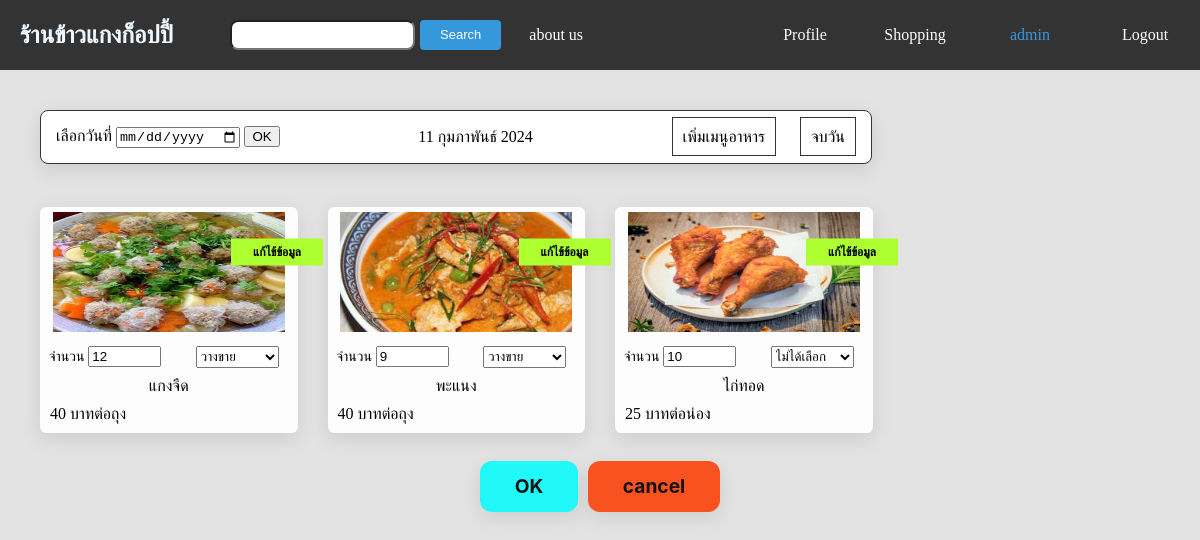
Screenshot of /managefood/ (signed in) with the database file from the repository.
### app/models.py (models this page shows, shortened)
class Food(models.Model):
    name = models.CharField(max_length=100)
    price = models.IntegerField(default=0)
    unit = models.CharField(max_length=100,default='บาทต่อถุง')
    score = models.FloatField(default=0,blank=True,null=True)
    quantity_review = models.IntegerField(default=0,blank=True,null=True)
    quantity_sale = models.IntegerField(default=0)
    image = models.ImageField(upload_to='media/image/',blank=True,null=True)
    options = models.CharField(max_length=20, choices=(
        ('notchoose', 'ไม่ได้เลือก'),
        ('onsale', 'วางขาย'),
        ('soldout', 'ขายหมดแล้ว'),
    ), default='notchoose')
    def __str__(self) -> str:
        return f'เมนู {self.name} ราคา {self.price} บาท status : {self.options}'

### app/views.py (the view)
# urls.py: path('managefood/',managefood,name='managefood'),
def managefood(req, date=None):
    print(date)
    if req.method == 'POST':
        quantity = req.POST.getlist('input_quantity')
        print(quantity)
        food_ids = req.POST.getlist('food_id')
        print(food_ids)
        options = req.POST.getlist('options')
        print(options)
        if len(food_ids) == len(options):
            for id, option,quantity in zip(food_ids, options,quantity):
                food_item = Food.objects.get(pk=id)
                print(food_item, f'pass {option}')
                if option == 'notchoose':
                    found = Historysale.objects.filter(food_id=food_item.id, date_field=date)
                    print(found)
                    if found.exists():
                        food_item.options = option
                        food_item.save()
                        found.delete()
                        print('ลบสำเร็จ (Deletion successful)')
                    else:
                        print('ไม่พบข้อมูลในฐานข้อมูล (Data not found in the database)')
                elif option in ['onsale', 'soldout']:
                    found = Historysale.objects.filter(food_id=food_item.id, date_field=date).first()
                    if found:
                        if food_item.options != option:
                            food_item.options = option
                            found.quantity = quantity
                            food_item.quantity_sale = quantity
                            found.save()
                            food_item.save()
                            print('เปลี่ยนแปลงข้อมูลสำเร็จ (Data changed successfully)')
                        else:
                            print('ไม่มีการเปลี่ยนแปลง (No changes made)')
                            if quantity:
                                found.quantity = quantity
                                food_item.quantity_sale = quantity
                                found.save()
                                food_item.save()
                    else:
                        food_item.options = option
                        food_item.save()
                        history_sale = Historysale.objects.create(food=food_item, date_field=date,quantity=quantity)
                        print('เซฟข้อมูลลงฐานข้อมูลได้ (Saved data to the database)')
        return redirect('managefood')
    else:
        food = Food.objects.all()
        form_date = DateForm()
        get_date = getdate()
        thai_date = getdate(None,get_date)
        history = Historysale.objects.filter(date_field=get_date)
        list_food =[]
        for food in food:
            found_item = ''
            print(food)
            for item in history:
                if food == item.food:
                    found_item = item
                    break
            if found_item:
                list_food.append((food,found_item))
            else:
                list_food.append((food,''))
        print(list_food)
        context ={
            'date':get_date,
            'thai_date':thai_date,
            'food':food,
            'form':form_date,
            'list_food':list_food,
        }
        return render(req,'app/managefood.html',context)

### app/forms.py
class DateForm(forms.ModelForm):
    class Meta:
        model = Historysale
        fields = ['date_field']
        widgets = {
            'date_field': forms.DateInput(attrs={'type': 'date'})
        }

### app/templates/app/managefood.html (shortened to what this page needs)
<!DOCTYPE html>
<html lang="th">
<head>
</head>
<body>
    {% include 'app/navbar.html' %}
    <div class="containerbody">
        <div class="container">
            <div class="managebar">
                <form action="/select_date/" method="post">
                    <label for="id_my_date_field">เลือกวันที่</label>
                    {{ form.date_field }}
                    <button type="submit">OK</button>
                </form>
                <div class="showdate">{{thai_date}}</div>
                <div class="rightbar">
                    <a href="/create/" class="addfood">เพิ่มเมนูอาหาร</a>
                    <a href="#" class="clearfood" onclick="openPopup()">จบวัน</a>
                </div>
            </div>
        </div>
    </div>
    <form class="submit_sales" method="post" action="/managefood/{{date}}/">
        <div class="container-area">
            {%for f,h in list_food %}
                        <div class="boxlistfood">
                            {%if f.image %}
                            <div class="image-food">
                                <img src="{{f.image.url}}" alt="food-image">
                                <div class="overlay">
                                    <a href="/updatefood/{{f.id}}/" class="change-data">แก้ไข้ข้อมูล</a>
                                </div>
                            </div>
                            {%endif%}
                            <div class="options_sale">
                                <div class="input_q">
                                    <label class="label_input" for="input_button">จำนวน</label>
                                    <input class="input_button" name="input_quantity" type="number" value='{{f.quantity_sale}}'>
                                </div>
                                {%if f.options == 'onsale'%}
                                    <select class="select_button" name="options" id="option_{{f.id}}">
                                        <option value="onsale">วางขาย</option>
                                    </select>
                                {%endif%}
                                {%if f.options == 'notchoose'%}
                                <select class="select_button" name="options" id="option_{{f.id}}">
                                    <option value="notchoose">ไม่ได้เลือก</option>
                                </select>
                                {%endif%}
                            </div>
                            <div class="foodname">{{f.name}}</div>
                            <div class="detail_food">
                            <div>{{f.price}} {{f.unit}}</div>
                            </div>
                        </div>
            {%endfor%}
        </div>
        <div class="box-button">
            <div class="button-submit">
                <button class="btn-ok" type="submit">OK</button>
                <a class="btn-cancel" href="/managefood/">cancel</a>
            </div>
        </div>
    </form>
</body>
</html>

### app/templates/app/navbar.html (shortened to what this page needs)
<header>
    <nav class="navbar">
        <div class="leftitem">
            <div class="logoitem">
                <h1 class="res_name"><a href="{%url 'home'%}">ร้านข้าวแกงก็อปปี้</a></h1>
            </div>
            <div class="search-btn-about">
                <form class="search" method="post" action="/search/">
                    <div class="searchbar">
                        <input class="search-box" type="search" aria-label="Search" name="text-search">
                        <button type="submit">Search</button>
                    </div>
                </form>
                <a class="about-us" href="/about_us/">about us</a>
            </div>
        </div>
        <div class="rightitem">
            <div class="box-profile">
                <a class="profile" href="/profile/{{user.username}}/">Profile</a>
            </div>
            <div class="create_cart">
                <a class="cart" href="/create_cart/">Shopping</a>
            </div>
            <ul class="box-login">
                {% if user.is_authenticated %}
                <span class="username-btn">{{ user.username }}</span>
                <a class="logout-btn"
                href="{% url 'logout' %}">Logout</a>
                {% else %}
                <a class="login-btn" href="{% url 'line' %}">Login</a>
                {% endif %}
            </ul>
        </div>
    </nav>
</header>

### app/templates/app/managefood.html (style rules this page uses)
body { background-color: #E3E3E3; }
.containerbody { display: flex; justify-content: start; padding: 20px; margin-top: 20px; }
.container { width: 800px; border: 1px solid #333; border-radius: 0.5rem; background-color: #fff; padding: 15px; margin-left: 20px; box-shadow: transparent 0 0 0 3px,rgba(18, 18, 18, .1) 0 6px 20px; }
.managebar { display: flex; justify-content: space-between; align-items: center; }
a { list-style: none; text-decoration: none; color: black; }
.addfood { border: 1px solid #333; padding: 10px; margin-right: 20px; }
.clearfood { border: 1px solid #333; padding: 10px; }
.container-area { display: grid; padding: 0.5rem; margin: 0.5rem; grid-template-columns: repeat(4,1fr); grid-gap: 10px; width: 1140px; margin: 0 auto; margin-top: 5px; }
.boxlistfood { box-shadow: transparent 0 0 0 3px,rgba(18, 18, 18, .1) 0 6px 20px; border-radius: 0.4rem; background-color: #FDFDFD; height: auto; margin: 10px; }
.boxlistfood div { margin-top: 5px; text-align: center; }
.image-food { width: 100% ; height: auto; margin-top: 0; position: relative; display: inline-block; }
.image-food img { height: 120px; width: 90%; }
.overlay { position: absolute; top: 30%; left: 80%; transform: translate(-50%, -50%); padding: 10px; border-radius: 5px; width: 30px; }
.change-data { background-color: greenyellow; display: inline-block; padding: 6px; width: 80px; text-align: center; white-space: nowrap; overflow: hidden; text-overflow: ellipsis; color: black; text-decoration: none; font-weight: bold; font-size: 12px; }
.detail_food { display: flex; justify-content: space-between; align-items: center; margin: 10px; }
.foodname { text-align: center; margin-top: 0px; }
.options_sale { display: flex; justify-content: space-around; align-items: center; margin-right: 10px; }
.input_q { margin-bottom: 5px; }
.label_input { font-size: 14px; }
.input_button { width: 65px; }
.select_button { height: 22px; }
.box-button { display: flex; justify-content: center; }
.button-submit { display: flex; width: 20%; margin-top: 10px; justify-content: center; }
.btn-ok { margin-right: 10px; align-items: center; background-color:#21F9F9; border-radius: 12px; box-shadow: transparent 0 0 0 3px,rgba(18, 18, 18, .1) 0 6px 20px; box-sizing: border-box; color: #121212; cursor: pointer; display: inline-flex; flex: 1 1 auto; font-family: Inter,sans-serif; font-size: 1.2rem; font-weight: 700; justify-content: center; line-height: 1; margin: 0; outline: none; padding: 1rem 1.2rem; text-align: center; text-decoration: none; transition: box-shadow .2s,-webkit-box-shadow .2s; white-space: nowrap; border: 0; user-select: none; -webkit-user-select: none; touch-action: manipulation; height: auto; width: auto; margin-right: 5px; }
.btn-cancel { width: 10px; align-items: center; background-color: #F95221; border-radius: 12px; box-shadow: transparent 0 0 0 3px,rgba(18, 18, 18, .1) 0 6px 20px; box-sizing: border-box; color: #121212; cursor: pointer; display: inline-flex; flex: 1 1 auto; font-family: Inter,sans-serif; font-size: 1.2rem; font-weight: 700; justify-content: center; line-height: 1; margin: 0; outline: none; padding: 1rem 1.2rem; text-align: center; text-decoration: none; transition: box-shadow .2s,-webkit-box-shadow .2s; white-space: nowrap; border: 0; user-select: none; -webkit-user-select: none; touch-action: manipulation; height: auto; width: auto; margin-left: 5px; }

### rows the page displays
Food: image (picture), input_quantity "12", options "วางขาย", name "แกงจืด", price "40", unit "บาทต่อถุง"
Food: image (placeholder picture), input_quantity "9", options "วางขาย", name "พะแนง", price "40", unit "บาทต่อถุง"
Food: image (picture), input_quantity "10", options "ไม่ได้เลือก", name "ไก่ทอด", price "25", unit "บาทต่อน่อง"

### other values shown
{{ user.username }} "admin"
{{ thai_date }} "11 กุมภาพันธ์ 2024"
